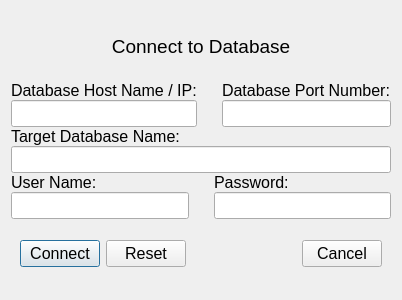
<?xml version="1.0" encoding="UTF-8"?>
<ui version="4.0">
 <class>DBSyncLogin</class>
 <widget class="QDialog" name="DBSyncLogin">
  <property name="geometry">
   <rect>
    <x>0</x>
    <y>0</y>
    <width>402</width>
    <height>300</height>
   </rect>
  </property>
  <property name="sizePolicy">
   <sizepolicy hsizetype="Preferred" vsizetype="Preferred">
    <horstretch>0</horstretch>
    <verstretch>0</verstretch>
   </sizepolicy>
  </property>
  <property name="minimumSize">
   <size>
    <width>0</width>
    <height>0</height>
   </size>
  </property>
  <property name="maximumSize">
   <size>
    <width>1000</width>
    <height>1000</height>
   </size>
  </property>
  <property name="font">
   <font>
    <pointsize>12</pointsize>
   </font>
  </property>
  <property name="windowTitle">
   <string>Dialog</string>
  </property>
  <layout class="QGridLayout" name="gridLayout">
   <property name="horizontalSpacing">
    <number>25</number>
   </property>
   <property name="verticalSpacing">
    <number>0</number>
   </property>
   <item row="4" column="0">
    <layout class="QVBoxLayout" name="verticalLayout_4">
     <property name="spacing">
      <number>0</number>
     </property>
     <item>
      <widget class="QLabel" name="label_db">
       <property name="sizePolicy">
        <sizepolicy hsizetype="Preferred" vsizetype="Fixed">
         <horstretch>0</horstretch>
         <verstretch>0</verstretch>
        </sizepolicy>
       </property>
       <property name="text">
        <string>Target Database Name:</string>
       </property>
       <property name="buddy">
        <cstring>db_name_input</cstring>
       </property>
      </widget>
     </item>
     <item>
      <widget class="QLineEdit" name="db_name_input">
       <property name="sizePolicy">
        <sizepolicy hsizetype="Preferred" vsizetype="Fixed">
         <horstretch>0</horstretch>
         <verstretch>0</verstretch>
        </sizepolicy>
       </property>
      </widget>
     </item>
    </layout>
   </item>
   <item row="0" column="0">
    <widget class="QLabel" name="label">
     <property name="font">
      <font>
       <pointsize>14</pointsize>
      </font>
     </property>
     <property name="text">
      <string>Connect to Database</string>
     </property>
     <property name="alignment">
      <set>Qt::AlignCenter</set>
     </property>
    </widget>
   </item>
   <item row="5" column="0">
    <layout class="QHBoxLayout" name="horizontalLayout_4">
     <property name="spacing">
      <number>25</number>
     </property>
     <item>
      <layout class="QVBoxLayout" name="verticalLayout_5">
       <property name="spacing">
        <number>0</number>
       </property>
       <item>
        <widget class="QLabel" name="label_username">
         <property name="sizePolicy">
          <sizepolicy hsizetype="Preferred" vsizetype="Fixed">
           <horstretch>0</horstretch>
           <verstretch>0</verstretch>
          </sizepolicy>
         </property>
         <property name="text">
          <string>User Name:</string>
         </property>
         <property name="buddy">
          <cstring>username_input</cstring>
         </property>
        </widget>
       </item>
       <item>
        <widget class="QLineEdit" name="username_input"/>
       </item>
      </layout>
     </item>
     <item>
      <layout class="QVBoxLayout" name="verticalLayout_7">
       <property name="spacing">
        <number>0</number>
       </property>
       <item>
        <widget class="QLabel" name="label_password">
         <property name="sizePolicy">
          <sizepolicy hsizetype="Preferred" vsizetype="Fixed">
           <horstretch>0</horstretch>
           <verstretch>0</verstretch>
          </sizepolicy>
         </property>
         <property name="text">
          <string>Password:</string>
         </property>
         <property name="buddy">
          <cstring>password_input</cstring>
         </property>
        </widget>
       </item>
       <item>
        <widget class="QLineEdit" name="password_input">
         <property name="echoMode">
          <enum>QLineEdit::Password</enum>
         </property>
        </widget>
       </item>
      </layout>
     </item>
    </layout>
   </item>
   <item row="6" column="0">
    <widget class="QWidget" name="btn_canvas" native="true">
     <layout class="QGridLayout" name="gridLayout_2">
      <item row="0" column="0">
       <layout class="QHBoxLayout" name="horizontalLayout_5">
        <item>
         <widget class="QPushButton" name="connect_btn">
          <property name="text">
           <string>Connect</string>
          </property>
         </widget>
        </item>
        <item>
         <widget class="QPushButton" name="reset_btn">
          <property name="text">
           <string>Reset</string>
          </property>
         </widget>
        </item>
        <item>
         <spacer name="horizontalSpacer">
          <property name="orientation">
           <enum>Qt::Horizontal</enum>
          </property>
          <property name="sizeHint" stdset="0">
           <size>
            <width>40</width>
            <height>20</height>
           </size>
          </property>
         </spacer>
        </item>
        <item>
         <widget class="QPushButton" name="cancel_btn">
          <property name="text">
           <string>Cancel</string>
          </property>
         </widget>
        </item>
       </layout>
      </item>
     </layout>
    </widget>
   </item>
   <item row="1" column="0">
    <layout class="QHBoxLayout" name="horizontalLayout_3">
     <property name="spacing">
      <number>25</number>
     </property>
     <item>
      <layout class="QVBoxLayout" name="verticalLayout">
       <property name="spacing">
        <number>0</number>
       </property>
       <item>
        <widget class="QLabel" name="label_host">
         <property name="sizePolicy">
          <sizepolicy hsizetype="Preferred" vsizetype="Fixed">
           <horstretch>0</horstretch>
           <verstretch>0</verstretch>
          </sizepolicy>
         </property>
         <property name="text">
          <string>Database Host Name / IP:</string>
         </property>
         <property name="buddy">
          <cstring>db_host_nameip_input</cstring>
         </property>
        </widget>
       </item>
       <item>
        <widget class="QLineEdit" name="db_host_nameip_input"/>
       </item>
      </layout>
     </item>
     <item>
      <layout class="QVBoxLayout" name="verticalLayout_2">
       <property name="spacing">
        <number>0</number>
       </property>
       <item>
        <widget class="QLabel" name="label_port">
         <property name="sizePolicy">
          <sizepolicy hsizetype="Preferred" vsizetype="Fixed">
           <horstretch>0</horstretch>
           <verstretch>0</verstretch>
          </sizepolicy>
         </property>
         <property name="text">
          <string>Database Port Number:</string>
         </property>
         <property name="buddy">
          <cstring>db_port_input</cstring>
         </property>
        </widget>
       </item>
       <item>
        <widget class="QLineEdit" name="db_port_input"/>
       </item>
      </layout>
     </item>
    </layout>
   </item>
  </layout>
 </widget>
 <tabstops>
  <tabstop>db_host_nameip_input</tabstop>
  <tabstop>db_port_input</tabstop>
  <tabstop>db_name_input</tabstop>
  <tabstop>username_input</tabstop>
  <tabstop>password_input</tabstop>
  <tabstop>connect_btn</tabstop>
  <tabstop>reset_btn</tabstop>
  <tabstop>cancel_btn</tabstop>
 </tabstops>
 <resources/>
 <connections>
  <connection>
   <sender>connect_btn</sender>
   <signal>clicked()</signal>
   <receiver>DBSyncLogin</receiver>
   <slot>accept()</slot>
   <hints>
    <hint type="sourcelabel">
     <x>64</x>
     <y>260</y>
    </hint>
    <hint type="destinationlabel">
     <x>53</x>
     <y>4</y>
    </hint>
   </hints>
  </connection>
  <connection>
   <sender>cancel_btn</sender>
   <signal>clicked()</signal>
   <receiver>DBSyncLogin</receiver>
   <slot>reject()</slot>
   <hints>
    <hint type="sourcelabel">
     <x>351</x>
     <y>256</y>
    </hint>
    <hint type="destinationlabel">
     <x>325</x>
     <y>6</y>
    </hint>
   </hints>
  </connection>
  <connection>
   <sender>reset_btn</sender>
   <signal>clicked()</signal>
   <receiver>db_host_nameip_input</receiver>
   <slot>clear()</slot>
   <hints>
    <hint type="sourcelabel">
     <x>137</x>
     <y>262</y>
    </hint>
    <hint type="destinationlabel">
     <x>150</x>
     <y>103</y>
    </hint>
   </hints>
  </connection>
  <connection>
   <sender>reset_btn</sender>
   <signal>clicked()</signal>
   <receiver>db_port_input</receiver>
   <slot>clear()</slot>
   <hints>
    <hint type="sourcelabel">
     <x>162</x>
     <y>257</y>
    </hint>
    <hint type="destinationlabel">
     <x>274</x>
     <y>104</y>
    </hint>
   </hints>
  </connection>
  <connection>
   <sender>reset_btn</sender>
   <signal>clicked()</signal>
   <receiver>db_name_input</receiver>
   <slot>clear()</slot>
   <hints>
    <hint type="sourcelabel">
     <x>122</x>
     <y>261</y>
    </hint>
    <hint type="destinationlabel">
     <x>124</x>
     <y>161</y>
    </hint>
   </hints>
  </connection>
  <connection>
   <sender>reset_btn</sender>
   <signal>clicked()</signal>
   <receiver>username_input</receiver>
   <slot>clear()</slot>
   <hints>
    <hint type="sourcelabel">
     <x>139</x>
     <y>257</y>
    </hint>
    <hint type="destinationlabel">
     <x>140</x>
     <y>222</y>
    </hint>
   </hints>
  </connection>
  <connection>
   <sender>reset_btn</sender>
   <signal>clicked()</signal>
   <receiver>password_input</receiver>
   <slot>clear()</slot>
   <hints>
    <hint type="sourcelabel">
     <x>114</x>
     <y>265</y>
    </hint>
    <hint type="destinationlabel">
     <x>252</x>
     <y>219</y>
    </hint>
   </hints>
  </connection>
 </connections>
</ui>
